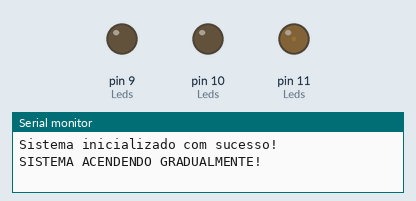
Recording of a sketch running on a simulated Arduino Uno, built with avr-gcc and run on an emulated ATmega328P. Shown: output pins drawn as LEDs (lit = HIGH), the last lines printed to the serial monitor.

Above: at 1.05 s.
At 3.25 s:
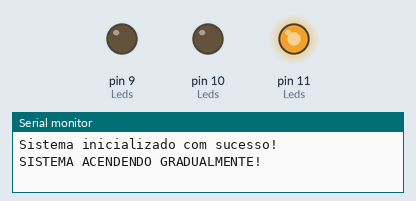
At 5.45 s:
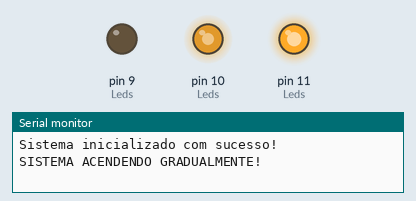
At 9.95 s:
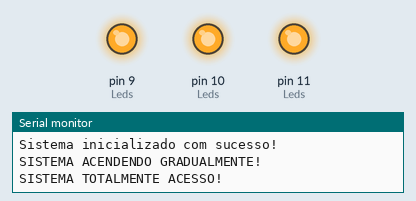
At 14.35 s:
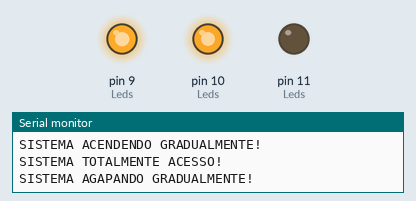
At 18.85 s:
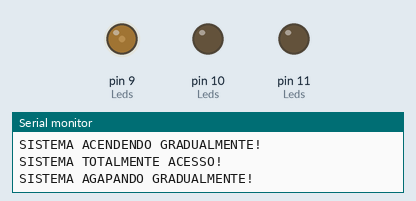
Timing chart, 0 to 27.5 s (numbered marks = the images above):
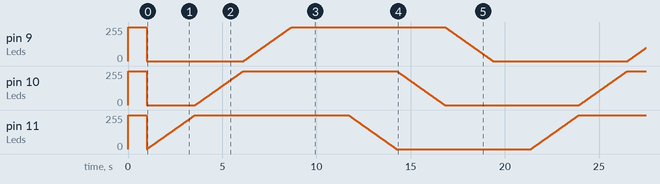

The sketch:

nLeds.ino
```cpp
// PROJETO INICIALMENTE DESENVOLVIDO PARA TRÊS LEDS, MAS QUE COM PEQUENOS AJUSTES PODE SER UTILIZADO COM INFINITOS LEDS LIMITADO APENAS PELO NUMERO DE PORTAS PWM DO CONTROLADOR UTILLIZADO.
// LEMBRANDO QUE O ARDUINO UNO R3 POSSUI APENAS 6 PORTAS PWM NECESSÁRIAS PARA ESTE PROJETO

/*

Projeto Três Leds

objetivo: Acender leds gradualmente um por vez

material:
- Leds (vermelho, verde e azul, por exemplo)
- 1 arduino Uno R3
- 1 protoboard
- resistores de 330 ohms ou superior (UM RESISTOR PARA CADA LED DO CIRCUITO)

nome dos leds no circuito
led vermelho = CH1
led verde = CH2
led azul = CH3

*/

#define CH1 11 // LED VERMELHO
#define CH2 10 // LED VERDE
#define CH3 9 // LED AZUL

#define nLeds 3 // numero de leds no circuito
int Leds[] = {CH1, CH2, CH3}; // ATRIBUIÇÃO DOS LEDS DO CIRCUITO NO ARRAY RESPONSAVEL PELO LAÇO DE REPETIÇÃO A SER UTILIZADO NO CIRCUITO

const int minBrilho = 0;
int const maxBrilho = 255;
int brilho;

void setup() {

  Serial.begin(9600);
  iniciarLeds();

  acenderTodas();
  delay(1000);
  apagarTodas();
  Serial.println("Sistema inicializado com sucesso!");
}

void loop() {

  acenderGradual();
  delay(3000);
  apagarGradual();
  delay(2000);

}

void iniciarLeds(){
  for(int i = 0; i < nLeds; i++){
    pinMode(Leds[i], OUTPUT);
  }
}

void acenderTodas(){
  for(int i=0; i<nLeds; i++){
    digitalWrite(Leds[i], HIGH);
  }
}

void apagarTodas(){
  for(int i=0; i<nLeds; i++){
    digitalWrite(Leds[i], LOW);
  }
}

void acenderGradual(){
  Serial.println("SISTEMA ACENDENDO GRADUALMENTE!");
  for(int i = 0; i < nLeds; i++){
    for(int brilho = minBrilho; brilho <= maxBrilho; brilho++){
      analogWrite(Leds[i], brilho);
      delay(10);
    }
  }
  Serial.println("SISTEMA TOTALMENTE ACESSO!");
}
void apagarGradual(){
  Serial.println("SISTEMA AGAPANDO GRADUALMENTE!");
  for(int i = 0; i < nLeds; i++){
    for(int brilho = maxBrilho; brilho >= minBrilho; brilho--){
      analogWrite(Leds[i], brilho);
      delay(10);
    }
  }
  Serial.println("SISTEMA TOTALMENTE APAGADO!");
}
```
